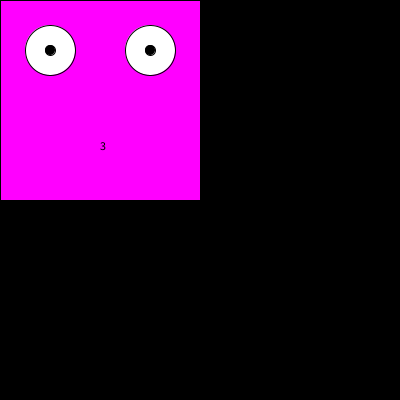
Frame 1 (no input)
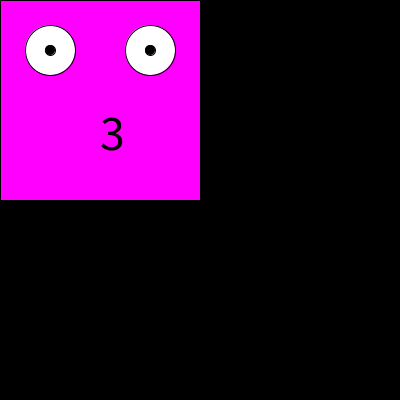
Frame 60 (the mouse pressed at the canvas centre just before this capture)
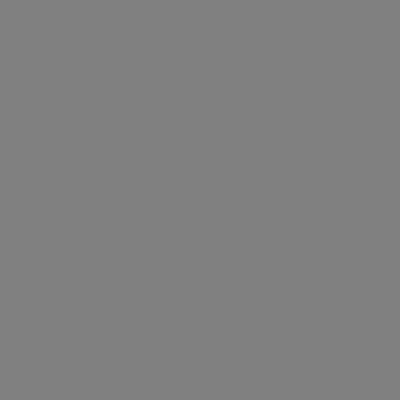
Frame 120 (the mouse held since frame 60 and released just before this capture)

The Processing sketch that drew these frames (run headless with seeded random() and noise(); from frame 60 on, the mouse is pressed at the canvas centre):

// Processing sketch: processing_77368
// ── processing_77368.pde

void setup () {
 size ( 400,400); 
 smooth ();
}

void draw () {
  background( 0);
  
  if ( mouseX < 200 & mouseY < 200) { // carré majenta
    
    fill (255,0,255);
    rect (0,0,200,200);
    
    fill(255);
    ellipse (50,50,50,50);
    ellipse (150,50,50,50);
    
    fill (0);
    ellipse (50,50,10,10);
    ellipse (150,50,10,10);
    
    text ("3", 100,150);
    textSize (50);
   
    }
    
    else if ( mouseX > 200 && mouseY <200) { //carré vert
      fill ( 0,255,0);
      rect(200,0,200,200);
      
      
        fill(255);
    ellipse (250,50,50,50);
    ellipse (350,50,50,50);
    
    fill (0);
    ellipse (230,50,10,10);
    ellipse (330,50,10,10);
    
    text ("O", 280,160);
    textSize (50);
    }
    
  else if ( mouseX > 200 && mouseY >200) { //carré cyan
      fill ( 0,255,255);
      rect(200,200,200,200);
      
       fill(255);
    ellipse (250,250,50,30);
    ellipse (250,248,50,30);
     ellipse (249,247,50,30);
    
    ellipse (350,250,50,30);
    ellipse (350,248,50,30);
    ellipse (349,247,50,30);
    
    fill (0);
    ellipse (230,50,10,10);
    ellipse (330,50,10,10);
    
    text ("¬", 280,340);
    textSize (60);
      
    }
    
     else if ( mouseX < 200 && mouseY >200) { //carré jaune
      fill ( 255,255,0);
      rect(0,200,200,200);
      
      fill( 0);
      ellipse (50,250,50,50);
    ellipse (150,250,50,50);
    
    fill (255);
    ellipse (50,250,10,10);
    ellipse (150,250,10,10);
    
    fill(0);
    text ("w", 80,340);
    textSize (70);
      
    }
   
    
    else if ( mouseX ==200 & mouseY<200) {
      background ( 255,0,0 );
    }
    
     else if ( mouseX ==200 & mouseY>200) {
      background ( 150,0,150 );
    }
    
     else if ( mouseX <200 & mouseY==200) {
      background ( 150,150,0 );
    }
     else if ( mouseX >200 & mouseY==200) {
      background ( 0,150,150 );
    }
    
    else {
     background(128,128,128);
    }
    
}
